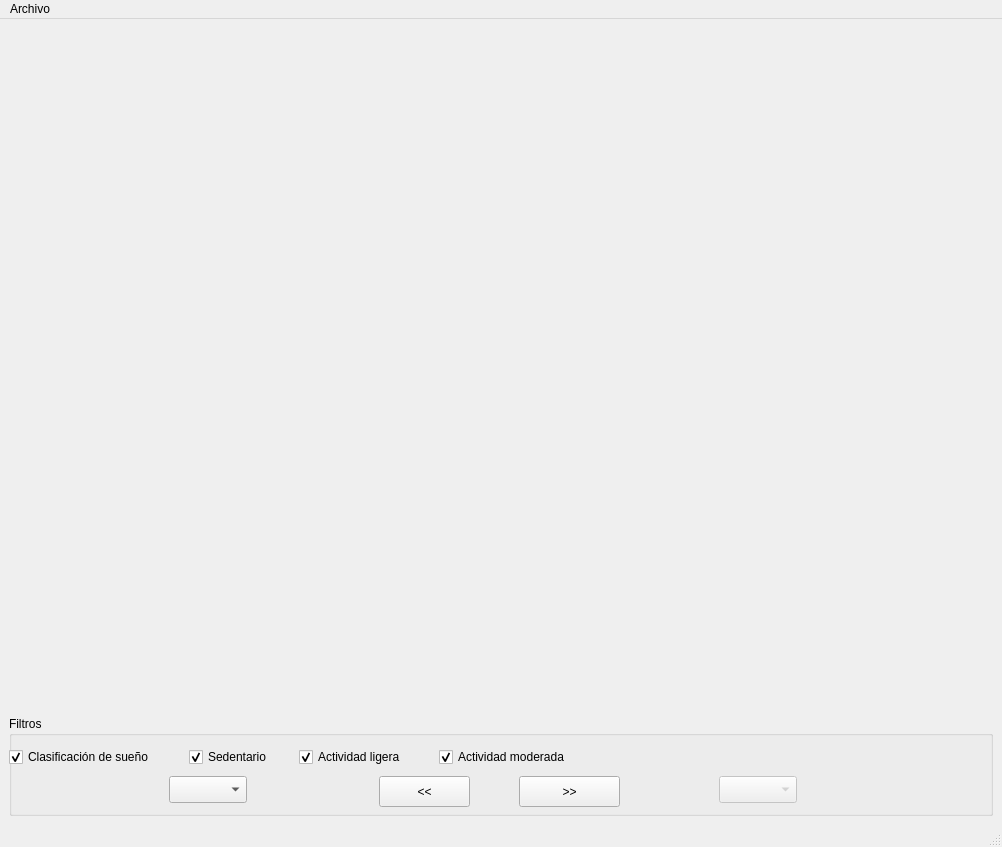
<?xml version="1.0" encoding="UTF-8"?>
<ui version="4.0">
 <class>MainWindow</class>
 <widget class="QMainWindow" name="MainWindow">
  <property name="geometry">
   <rect>
    <x>0</x>
    <y>0</y>
    <width>1002</width>
    <height>847</height>
   </rect>
  </property>
  <property name="windowTitle">
   <string>Temperaturas y flujos térmicos por intervalos</string>
  </property>
  <widget class="QWidget" name="centralwidget">
   <layout class="QVBoxLayout" name="verticalLayout">
    <item>
     <widget class="QWidget" name="wScatter1" native="true">
      <property name="sizePolicy">
       <sizepolicy hsizetype="Expanding" vsizetype="Expanding">
        <horstretch>0</horstretch>
        <verstretch>0</verstretch>
       </sizepolicy>
      </property>
      <layout class="QHBoxLayout" name="layoutMatplot1"/>
     </widget>
    </item>
    <item>
     <widget class="QLabel" name="label">
      <property name="text">
       <string/>
      </property>
      <property name="alignment">
       <set>Qt::AlignCenter</set>
      </property>
     </widget>
    </item>
    <item>
     <widget class="QGroupBox" name="groupBox">
      <property name="sizePolicy">
       <sizepolicy hsizetype="Expanding" vsizetype="Preferred">
        <horstretch>0</horstretch>
        <verstretch>0</verstretch>
       </sizepolicy>
      </property>
      <property name="minimumSize">
       <size>
        <width>0</width>
        <height>100</height>
       </size>
      </property>
      <property name="title">
       <string>Filtros</string>
      </property>
      <widget class="QPushButton" name="btnNext">
       <property name="geometry">
        <rect>
         <x>510</x>
         <y>60</y>
         <width>101</width>
         <height>31</height>
        </rect>
       </property>
       <property name="text">
        <string>&gt;&gt;</string>
       </property>
      </widget>
      <widget class="QPushButton" name="btnPrev">
       <property name="geometry">
        <rect>
         <x>370</x>
         <y>60</y>
         <width>91</width>
         <height>31</height>
        </rect>
       </property>
       <property name="sizePolicy">
        <sizepolicy hsizetype="Fixed" vsizetype="Fixed">
         <horstretch>0</horstretch>
         <verstretch>0</verstretch>
        </sizepolicy>
       </property>
       <property name="minimumSize">
        <size>
         <width>30</width>
         <height>20</height>
        </size>
       </property>
       <property name="baseSize">
        <size>
         <width>59</width>
         <height>59</height>
        </size>
       </property>
       <property name="text">
        <string>&lt;&lt;</string>
       </property>
      </widget>
      <widget class="QCheckBox" name="cbSueno">
       <property name="geometry">
        <rect>
         <x>0</x>
         <y>30</y>
         <width>984</width>
         <height>22</height>
        </rect>
       </property>
       <property name="text">
        <string>Clasificación de sueño</string>
       </property>
       <property name="checked">
        <bool>true</bool>
       </property>
      </widget>
      <widget class="QCheckBox" name="cbSedentario">
       <property name="geometry">
        <rect>
         <x>180</x>
         <y>30</y>
         <width>984</width>
         <height>22</height>
        </rect>
       </property>
       <property name="text">
        <string>Sedentario</string>
       </property>
       <property name="checked">
        <bool>true</bool>
       </property>
      </widget>
      <widget class="QCheckBox" name="cbLigera">
       <property name="geometry">
        <rect>
         <x>290</x>
         <y>30</y>
         <width>984</width>
         <height>22</height>
        </rect>
       </property>
       <property name="text">
        <string>Actividad ligera</string>
       </property>
       <property name="checked">
        <bool>true</bool>
       </property>
      </widget>
      <widget class="QCheckBox" name="cbModerada">
       <property name="geometry">
        <rect>
         <x>430</x>
         <y>30</y>
         <width>984</width>
         <height>22</height>
        </rect>
       </property>
       <property name="text">
        <string>Actividad moderada</string>
       </property>
       <property name="checked">
        <bool>true</bool>
       </property>
      </widget>
      <widget class="QComboBox" name="cbx_izq">
       <property name="geometry">
        <rect>
         <x>160</x>
         <y>60</y>
         <width>78</width>
         <height>27</height>
        </rect>
       </property>
      </widget>
      <widget class="QComboBox" name="cbx_der">
       <property name="enabled">
        <bool>false</bool>
       </property>
       <property name="geometry">
        <rect>
         <x>710</x>
         <y>60</y>
         <width>78</width>
         <height>27</height>
        </rect>
       </property>
      </widget>
     </widget>
    </item>
   </layout>
  </widget>
  <widget class="QMenuBar" name="menubar">
   <property name="geometry">
    <rect>
     <x>0</x>
     <y>0</y>
     <width>1002</width>
     <height>25</height>
    </rect>
   </property>
   <widget class="QMenu" name="menuArchivo">
    <property name="title">
     <string>Archivo</string>
    </property>
    <addaction name="actionAbrir"/>
   </widget>
   <addaction name="menuArchivo"/>
  </widget>
  <widget class="QStatusBar" name="statusbar"/>
  <action name="actionAbrir">
   <property name="text">
    <string>Abrir</string>
   </property>
  </action>
 </widget>
 <resources/>
 <connections/>
</ui>
